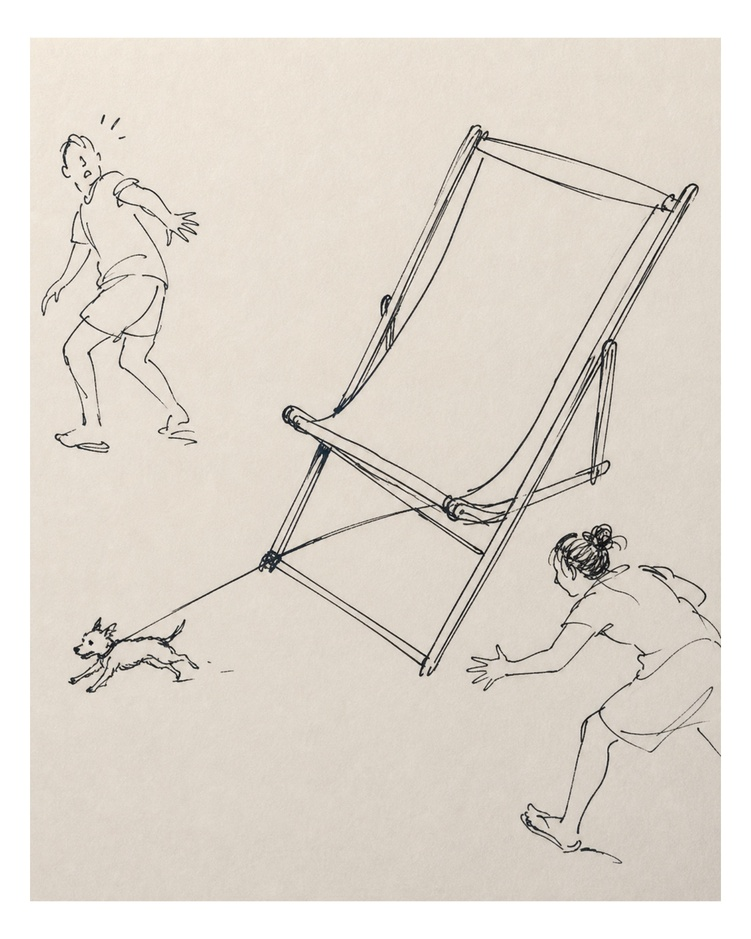
#> input picture plugins/antibes-holiday/assets/examples/dog-and-deck-chair.jpg, 751 x 939 px, shrunk from 1600 x 2000 before the run
$ python strand_check.py ../../../../antibes-holiday/assets/examples/dog-and-deck-chair.jpg
#> lines starting #> are read from the running program, lines starting #| are printed output that depends on the picture; after the words box and inside, x2 and y2 are one past the last pixel; in counts of white or black regions, pixels touching at a corner belong together
import sys, numpy as np
from PIL import Image
from scipy.ndimage import gaussian_filter as gf, label, distance_transform_edt, find_objects
f=sys.argv[1]
a=np.asarray(Image.open(f).convert('L'),dtype=np.float32)/255.
H,W=a.shape; lit=a>0.15
#> after `H, W = a.shape`: H = 939; W = 751
#> after `lit = a > 0.15`:
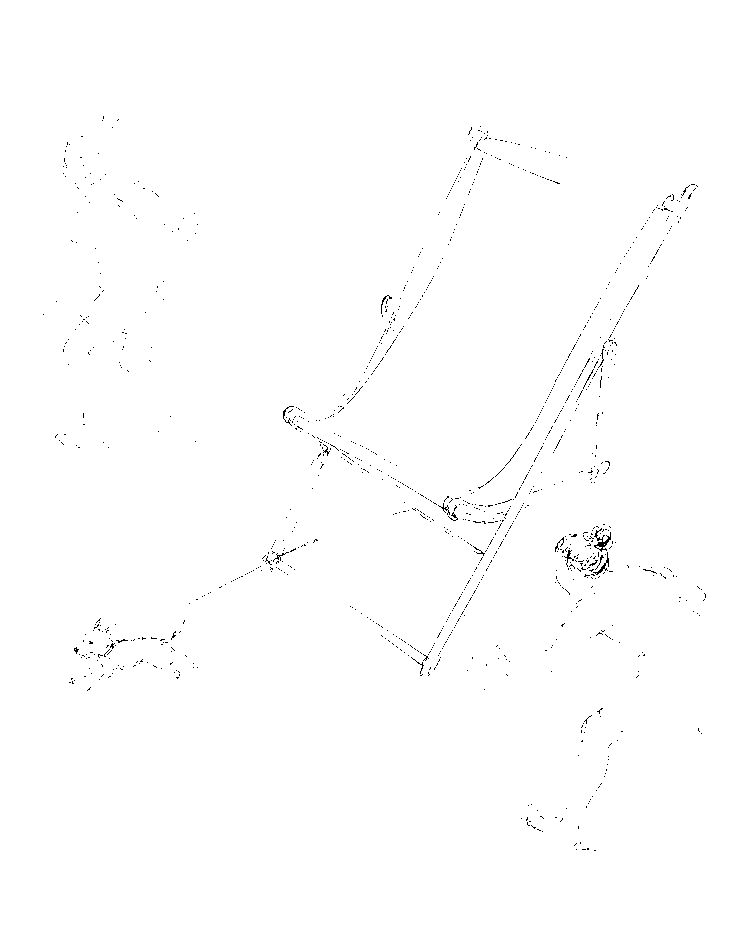
#> lit: shape (939, 751) bool; 99.6% white; black in thin lines or dots, all inside (x1, y1, x2, y2) = (43, 116, 706, 851)
cell=8; hh,ww=H//cell,W//cell
#> after `hh, ww = (H // cell, W // cell)`: hh = 117; ww = 93
fill=lit[:hh*cell,:ww*cell].reshape(hh,cell,ww,cell).mean(axis=(1,3))
sm=gf(fill,3); core=sm>np.percentile(sm[sm>0.005],85)
#> after `core = sm > np.percentile(sm[sm > 0.005], 85)`: core: shape (117, 93) bool; every value is 0
lab,n=label(core); sz=np.bincount(lab.ravel())[1:]
#> after `lab, n = label(core)`: lab: shape (117, 93) int32; every value is 0
#> after `lab, n = label(core)`: n = 0
#> after `sz = np.bincount(lab.ravel())[1:]`: sz = empty array
core=np.isin(lab,[i+1 for i,s in enumerate(sz) if s>=60])
S=np.sqrt(max(core.sum(),1))*cell
#> S = 8
d=(distance_transform_edt(~core)-distance_transform_edt(core))*cell
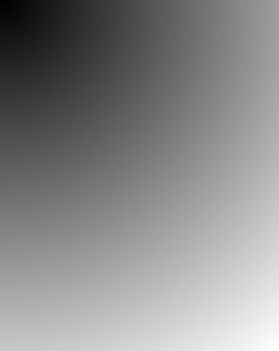
#> d: shape (117, 93) float64 (shown 3 times larger); min 8, max 1190.7, mean 645.8; drawn with min black and max white
print(f"{f}: lit {lit.mean()*100:.2f}%  dense-core S={S:.0f}px")
#| ../../../../antibes-holiday/assets/examples/dog-and-deck-chair.jpg: lit 99.56%  dense-core S=8px
print("   d/S band     fill    rel     ARTIST")
ART={(-0.3,0.0):1.00,(0.0,0.1):0.31,(0.1,0.25):0.15,(0.25,0.5):0.11,(0.5,0.9):0.10,(0.9,1.6):0.12,(1.6,3.0):0.31}
base=None
for k in [(-0.3,0.0),(0.0,0.1),(0.1,0.25),(0.25,0.5),(0.5,0.9),(0.9,1.6),(1.6,3.0)]:
    m=(d>=k[0]*S)&(d<k[1]*S)
    if m.sum()<80: continue
    v=fill[m].mean()
    if base is None: base=v
    print(f"  {k[0]:+.2f}~{k[1]:+.2f}   {v:.4f}   {v/base:.2f}    {ART[k]:.2f}")
lab2,_=label(lit,structure=np.ones((3,3)))
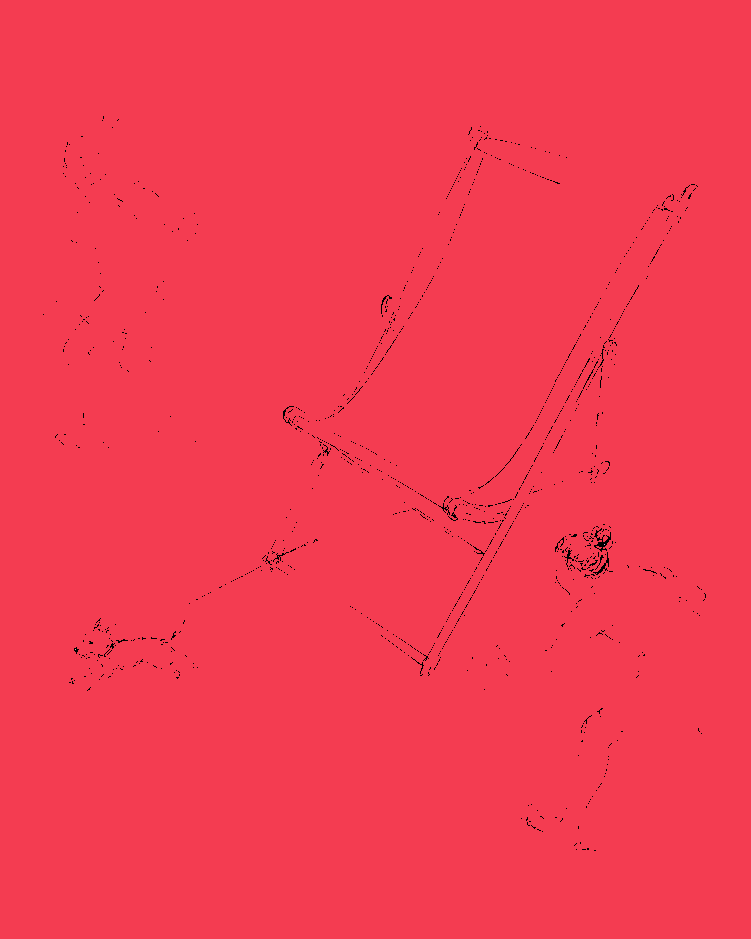
#> lab2: shape (939, 751) int32; 4 distinct labels, from 0 to 3; one colour per label, 0 black
objs=np.bincount(lab2.ravel())[1:]; sl=find_objects(lab2)
#> after `objs = np.bincount(lab2.ravel())[1:]`: objs = [702078, 1, 1]
#> after `sl = find_objects(lab2)`: sl = 3 items
ln=[max(s[0].stop-s[0].start,s[1].stop-s[1].start) for i,s in enumerate(sl) if objs[i]>=6]
#> ln = [939]
ln=np.array(ln)
print(f"  strands: median {np.median(ln)/S:.3f} S   p99 {np.percentile(ln,99)/S:.2f} S   max {ln.max()/S:.2f} S")
#|   strands: median 117.375 S   p99 117.38 S   max 117.38 S
print(f"  ARTIST : median 0.017 S       p99 0.10 S        max 0.35 S")

$ run again, on plugins/antibes-holiday/assets/examples/oversized-sofa.jpg
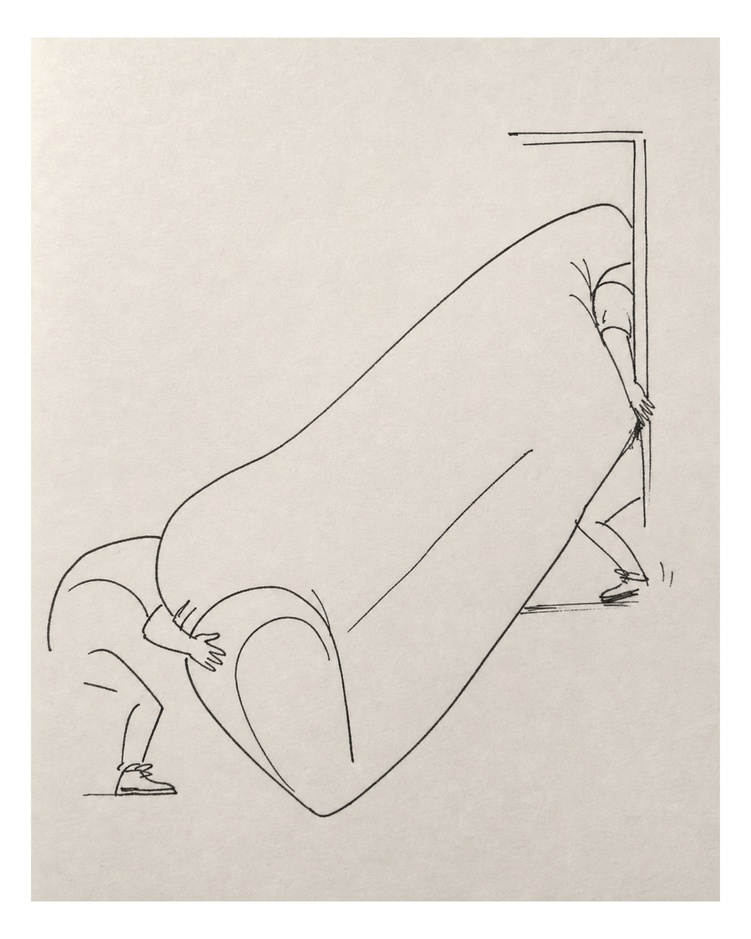
#> input picture plugins/antibes-holiday/assets/examples/oversized-sofa.jpg, 751 x 939 px, shrunk from 1600 x 2000 before the run
#> `lit = a > 0.15`:
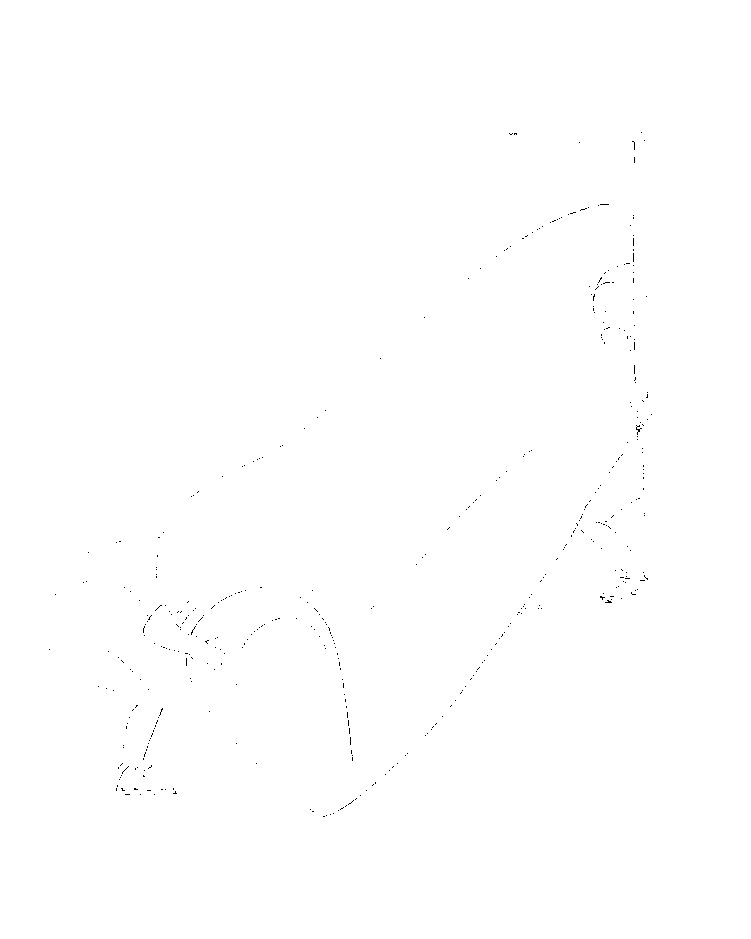
#> lit: shape (939, 751) bool; 99.9% white; black in thin lines or dots, all inside (x1, y1, x2, y2) = (49, 132, 652, 817)
#> core: shape (117, 93) bool; every value is 0
#> lab: shape (117, 93) int32; every value is 0
#> n = 0
#> sz = empty array
#> S = 8
#| ../../../../antibes-holiday/assets/examples/oversized-sofa.jpg: lit 99.87%  dense-core S=8px
#> objs = [704294]
#> sl = 1 item
#> ln = [939]
#|   strands: median 117.375 S   p99 117.38 S   max 117.38 S

$ run again, on plugins/antibes-holiday/assets/examples/pasta-machine.jpg
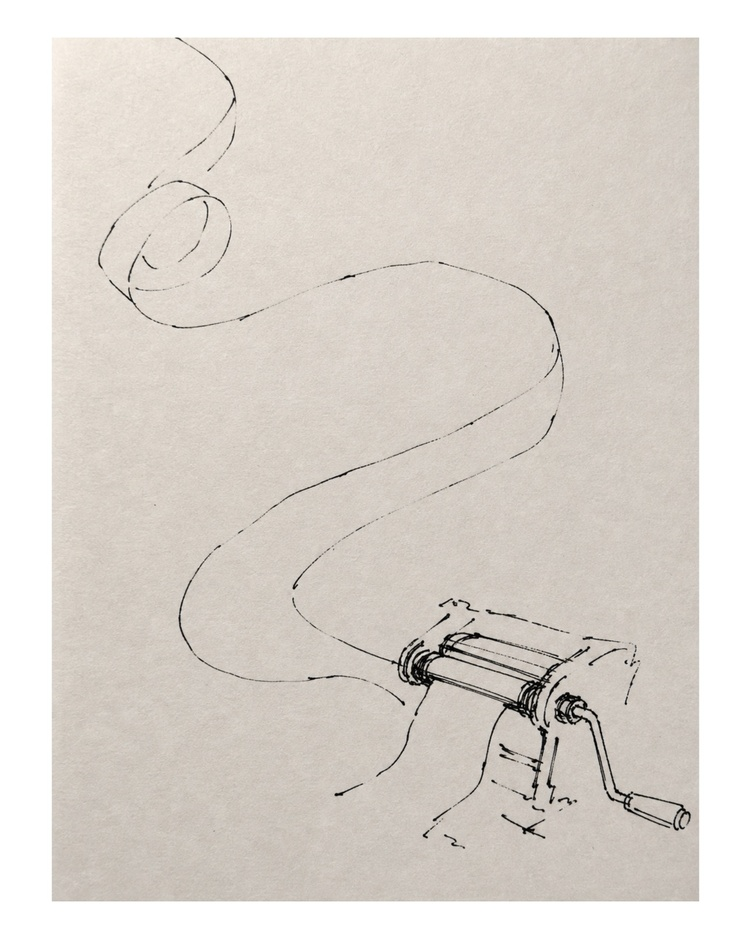
#> input picture plugins/antibes-holiday/assets/examples/pasta-machine.jpg, 751 x 939 px, shrunk from 1600 x 2000 before the run
#> `lit = a > 0.15`:
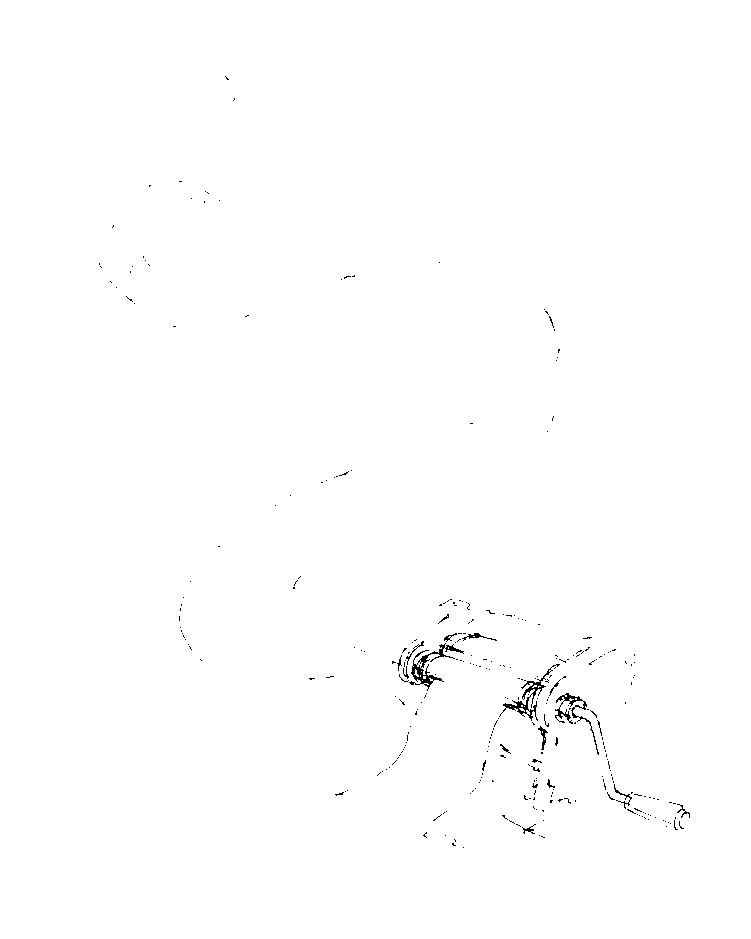
#> lit: shape (939, 751) bool; 99.6% white; black in thin lines or dots, all inside (x1, y1, x2, y2) = (99, 76, 690, 848)
#> core: shape (117, 93) bool; every value is 0
#> lab: shape (117, 93) int32; every value is 0
#> n = 0
#> sz = empty array
#> S = 8
#| ../../../../antibes-holiday/assets/examples/pasta-machine.jpg: lit 99.58%  dense-core S=8px
#> `lab2,_=label(lit,structure=np.ones((3,3)))`:
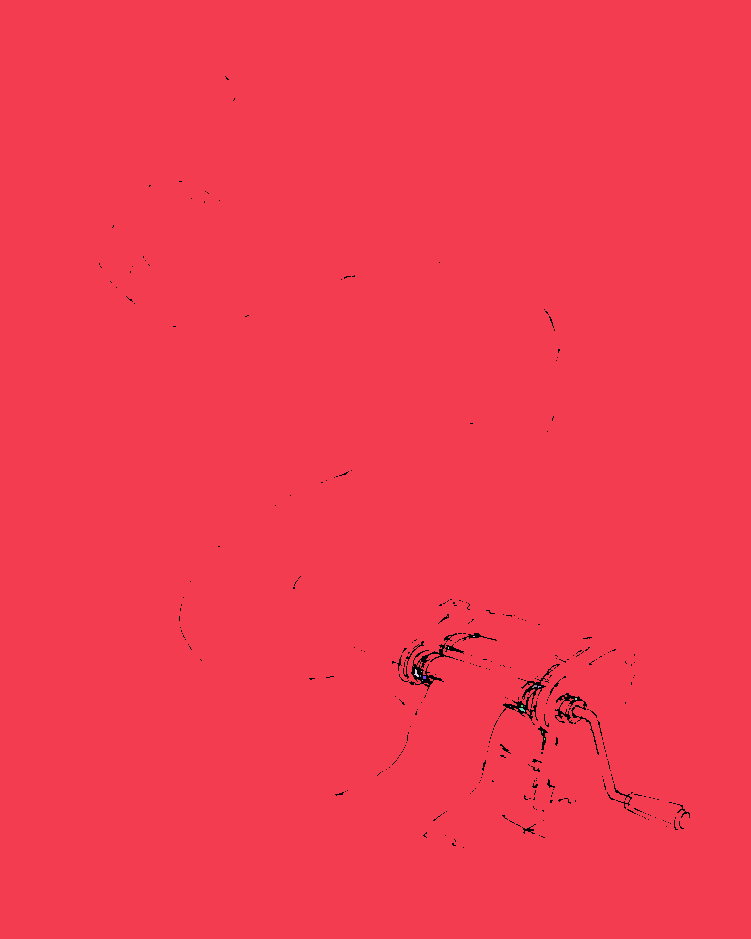
#> lab2: shape (939, 751) int32; 18 distinct labels, from 0 to 17; one colour per label, 0 black
#> objs = 17 values, max 702158 at index 0, min 1 at index 4, mean 41307.8
#> sl = 17 items
#> ln = [939, 8, 3, 5, 6]
#|   strands: median 0.750 S   p99 112.72 S   max 117.38 S
